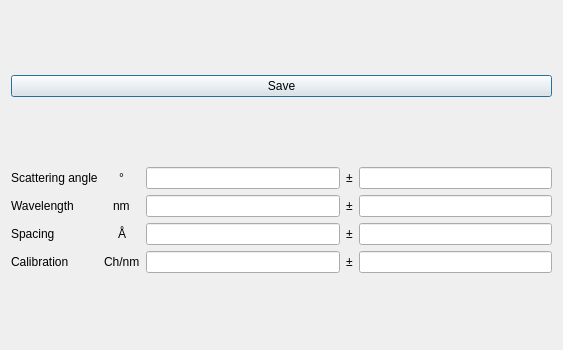
<?xml version="1.0" encoding="UTF-8"?>
<ui version="4.0">
 <class>EditCalibrationSettings</class>
 <widget class="QDialog" name="EditCalibrationSettings">
  <property name="geometry">
   <rect>
    <x>0</x>
    <y>0</y>
    <width>563</width>
    <height>350</height>
   </rect>
  </property>
  <property name="windowTitle">
   <string>Edit Calibration Settings</string>
  </property>
  <layout class="QHBoxLayout" name="horizontalLayout">
   <item>
    <layout class="QVBoxLayout" name="left">
     <item>
      <widget class="QPushButton" name="button_calibration_save_settings">
       <property name="text">
        <string>Save</string>
       </property>
      </widget>
     </item>
     <item>
      <layout class="QGridLayout" name="gridLayout">
       <item row="2" column="1" alignment="Qt::AlignHCenter">
        <widget class="QLabel" name="label_7">
         <property name="text">
          <string>Å</string>
         </property>
        </widget>
       </item>
       <item row="1" column="0">
        <widget class="QLabel" name="label">
         <property name="toolTip">
          <string>&lt;html&gt;&lt;head/&gt;&lt;body&gt;&lt;p&gt;Laserwavelength of the exitation laser used in the experiment. &lt;/p&gt;&lt;/body&gt;&lt;/html&gt;</string>
         </property>
         <property name="text">
          <string>Wavelength</string>
         </property>
        </widget>
       </item>
       <item row="2" column="0">
        <widget class="QLabel" name="label_3">
         <property name="text">
          <string>Spacing</string>
         </property>
        </widget>
       </item>
       <item row="2" column="2">
        <widget class="QLineEdit" name="le_spacing">
         <property name="readOnly">
          <bool>false</bool>
         </property>
        </widget>
       </item>
       <item row="2" column="4">
        <widget class="QLineEdit" name="le_spacing_unc">
         <property name="readOnly">
          <bool>false</bool>
         </property>
        </widget>
       </item>
       <item row="0" column="4">
        <widget class="QLineEdit" name="le_angle_unc">
         <property name="readOnly">
          <bool>false</bool>
         </property>
        </widget>
       </item>
       <item row="3" column="1" alignment="Qt::AlignHCenter">
        <widget class="QLabel" name="label_8">
         <property name="text">
          <string>Ch/nm</string>
         </property>
        </widget>
       </item>
       <item row="0" column="1" alignment="Qt::AlignHCenter">
        <widget class="QLabel" name="label_5">
         <property name="text">
          <string>°</string>
         </property>
        </widget>
       </item>
       <item row="2" column="3">
        <widget class="QLabel" name="label_16">
         <property name="text">
          <string>±</string>
         </property>
        </widget>
       </item>
       <item row="1" column="2">
        <widget class="QLineEdit" name="le_wavelength">
         <property name="readOnly">
          <bool>false</bool>
         </property>
        </widget>
       </item>
       <item row="3" column="3">
        <widget class="QLabel" name="label_17">
         <property name="text">
          <string>±</string>
         </property>
        </widget>
       </item>
       <item row="1" column="1" alignment="Qt::AlignHCenter">
        <widget class="QLabel" name="label_6">
         <property name="text">
          <string>nm</string>
         </property>
        </widget>
       </item>
       <item row="1" column="3">
        <widget class="QLabel" name="label_15">
         <property name="text">
          <string>±</string>
         </property>
        </widget>
       </item>
       <item row="0" column="2">
        <widget class="QLineEdit" name="le_angle">
         <property name="enabled">
          <bool>true</bool>
         </property>
         <property name="readOnly">
          <bool>false</bool>
         </property>
        </widget>
       </item>
       <item row="0" column="3">
        <widget class="QLabel" name="label_14">
         <property name="text">
          <string>±</string>
         </property>
        </widget>
       </item>
       <item row="3" column="0">
        <widget class="QLabel" name="label_4">
         <property name="text">
          <string>Calibration</string>
         </property>
        </widget>
       </item>
       <item row="1" column="4">
        <widget class="QLineEdit" name="le_wavelength_unc">
         <property name="readOnly">
          <bool>false</bool>
         </property>
        </widget>
       </item>
       <item row="0" column="0">
        <widget class="QLabel" name="label_2">
         <property name="text">
          <string>Scattering angle</string>
         </property>
        </widget>
       </item>
       <item row="3" column="4">
        <widget class="QLineEdit" name="le_calibration_unc">
         <property name="toolTip">
          <string>Calibration values are not editable by hand — load calibration data or run the calibration to populate these fields.</string>
         </property>
         <property name="readOnly">
          <bool>true</bool>
         </property>
        </widget>
       </item>
       <item row="3" column="2">
        <widget class="QLineEdit" name="le_calibration">
         <property name="toolTip">
          <string>Calibration values are not editable by hand — load calibration data or run the calibration to populate these fields.</string>
         </property>
         <property name="readOnly">
          <bool>true</bool>
         </property>
        </widget>
       </item>
      </layout>
     </item>
    </layout>
   </item>
  </layout>
 </widget>
 <resources/>
 <connections/>
</ui>
